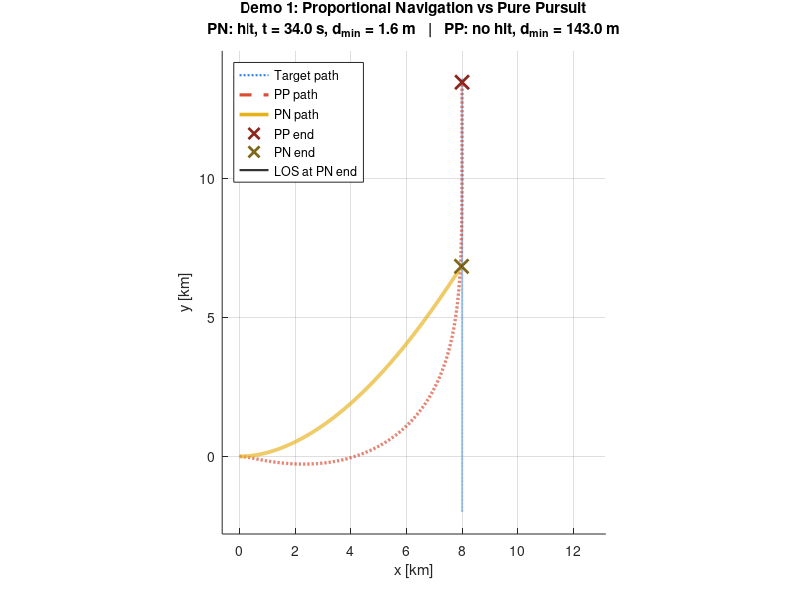

This figure's MATLAB source:
function sim1_pn_vs_pp_crossing()
% SIM1_PN_VS_PP_CROSSING
% ---------------------------------------------------------------
% Thesis Demo 1:
%   Proportional Navigation (PN) vs Pure Pursuit (PP) in a simple
%   crossing-target engagement.
%
% Purpose:
%   Demonstrates that PN guidance can intercept more efficiently than
%   pure pursuit under the same physical limits.
%
% Fairness:
%   Both chasers:
%       - start from the same initial position
%       - start with the same initial heading
%       - fly with the same constant speed
%       - use the same lateral acceleration limit
%       - use the same hit radius
%
%   The only difference is the guidance law:
%       PN: a_lat = N * Vc * lambda_dot
%       PP: turn toward the instantaneous line of sight
%
% Outputs:
%   - Figure: sim1_pn_vs_pp_crossing.png
%   - Console summary of intercept time, minimum separation, and path length
%
% Author:
%   Mehmet Barış Özçelik

clc; clear; close all;

%% ========================================================================
% 1. Scenario and parameters
% ========================================================================

% Time integration
DT = 0.02;      % [s] integration time step
T  = 60;        % [s] total simulation time

% Speeds
vm = 320;       % [m/s] chaser speed, shared by PN and PP
vt = 260;       % [m/s] target speed

% Guidance and physical limits
N     = 4.0;    % [-] PN navigation constant
amax  = 80;     % [m/s^2] lateral acceleration limit, shared by PN and PP
Rhit  = 20;     % [m] hit radius
Kpp   = 1.6;    % [-] PP heading-error gain

% Crossing geometry
xm   = 0;
ym   = 0;
thm  = 0;

xmPP  = xm;
ymPP  = ym;
thmPP = thm;

% Target starts ahead/right and moves upward
xt  = 8000;
yt  = -2000;
tht = pi/2;

%% ========================================================================
% 2. Helper functions and storage
% ========================================================================

LOS  = @(x1,y1,x2,y2) atan2(y2-y1, x2-x1);
wrap = @(a) atan2(sin(a), cos(a));
clip = @(x,lo,hi) min(max(x,lo),hi);

K = round(T/DT);

Mm = zeros(K+1,2);   % Proportional-navigation chaser positions
Mp = zeros(K+1,2);   % Pure-pursuit chaser positions
Tt = zeros(K+1,2);   % Target positions

Mm(1,:) = [xm,   ym];
Mp(1,:) = [xmPP, ymPP];
Tt(1,:) = [xt,   yt];

% Hit and minimum-separation bookkeeping
hitPN  = false;
hitPP  = false;

tPN = NaN;
tPP = NaN;

dminPN = inf;
dminPP = inf;

pminPN = [NaN NaN];
pminPP = [NaN NaN];

%% ========================================================================
% 3. Simulation loop
% ========================================================================

for k = 1:K

    % ---------------------------------------------------------------------
    % Target motion: constant velocity, straight line
    % ---------------------------------------------------------------------
    xtn = xt + vt*DT*cos(tht);
    ytn = yt + vt*DT*sin(tht);

    % ---------------------------------------------------------------------
    % Proportional-navigation chaser
    % ---------------------------------------------------------------------
    R = [xt - xm;
         yt - ym];

    Vrel = [vt*cos(tht) - vm*cos(thm);
            vt*sin(tht) - vm*sin(thm)];

    R2 = max(1e-9, R.'*R);

    lambda_dot = (R(1)*Vrel(2) - R(2)*Vrel(1)) / R2;
    Vc         = -(R.'*Vrel) / sqrt(R2);

    a_lat = clip(N * Vc * lambda_dot, -amax, amax);

    thm = thm + (a_lat/vm)*DT;

    xmn = xm + vm*DT*cos(thm);
    ymn = ym + vm*DT*sin(thm);

    % ---------------------------------------------------------------------
    % Pure-pursuit chaser
    % ---------------------------------------------------------------------
    lambdaPP = LOS(xmPP, ymPP, xt, yt);
    errPP    = wrap(lambdaPP - thmPP);

    w_cmd   = Kpp * errPP;
    a_latPP = clip(vm*w_cmd, -amax, amax);

    thmPP = thmPP + (a_latPP/vm)*DT;

    xmPPn = xmPP + vm*DT*cos(thmPP);
    ymPPn = ymPP + vm*DT*sin(thmPP);

    % ---------------------------------------------------------------------
    % Logging
    % ---------------------------------------------------------------------
    Mm(k+1,:) = [xmn,   ymn];
    Mp(k+1,:) = [xmPPn, ymPPn];
    Tt(k+1,:) = [xtn,   ytn];

    % Separation relative to updated target position
    dPN = hypot(xmn   - xtn, ymn   - ytn);
    dPP = hypot(xmPPn - xtn, ymPPn - ytn);

    if dPN < dminPN
        dminPN = dPN;
        pminPN = [xmn, ymn]; %#ok<NASGU>
    end

    if dPP < dminPP
        dminPP = dPP;
        pminPP = [xmPPn, ymPPn]; %#ok<NASGU>
    end

    if ~hitPN && dPN < Rhit
        hitPN = true;
        tPN   = k*DT;
    end

    if ~hitPP && dPP < Rhit
        hitPP = true;
        tPP   = k*DT;
    end

    % Advance states
    xm   = xmn;
    ym   = ymn;

    xmPP = xmPPn;
    ymPP = ymPPn;

    xt = xtn;
    yt = ytn;
end

%% ========================================================================
% 4. End indices and path lengths
% ========================================================================

kPNend = K+1;
if hitPN
    kPNend = min(K+1, round(tPN/DT)+1);
end

kPPend = K+1;
if hitPP
    kPPend = min(K+1, round(tPP/DT)+1);
end

plPN = traj_length(Mm(1:kPNend,:));
plPP = traj_length(Mp(1:kPPend,:));

%% ========================================================================
% 5. Console summary
% ========================================================================

fprintf('=== Demo 1: PN vs Pure Pursuit Crossing Engagement ===\n');
fprintf('Chaser speed     : v_m = %.1f m/s\n', vm);
fprintf('Target speed     : v_t = %.1f m/s\n', vt);
fprintf('Shared a_max     : %.1f m/s^2\n', amax);
fprintf('Hit radius       : %.1f m\n', Rhit);
fprintf('Fairness note    : PN and PP share speed, initial condition, and acceleration limit.\n');
fprintf('                   Only the guidance law differs.\n');

fprintf('\nIntercept times:\n');
fprintf('  PN : %s\n', tern(hitPN, sprintf('hit at t = %.2f s', tPN), 'no hit'));
fprintf('  PP : %s\n', tern(hitPP, sprintf('hit at t = %.2f s', tPP), 'no hit'));

fprintf('\nMinimum separation:\n');
fprintf('  PN : %.1f m\n', dminPN);
fprintf('  PP : %.1f m\n', dminPP);

fprintf('\nPath lengths:\n');
fprintf('  PN : %.1f m\n', plPN);
fprintf('  PP : %.1f m\n', plPP);
fprintf('  PP/PN path-length ratio: %.2f\n', plPP / max(plPN,1e-9));
fprintf('======================================================\n\n');

%% ========================================================================
% 6. Plotting
% ========================================================================

km = 1e-3;

allX = [Mm(:,1); Mp(:,1); Tt(:,1)];
allY = [Mm(:,2); Mp(:,2); Tt(:,2)];

dx = max(allX) - min(allX);
dy = max(allY) - min(allY);

margin = 0.05;

xlims = [min(allX)-margin*dx, max(allX)+margin*dx];
ylims = [min(allY)-margin*dy, max(allY)+margin*dy];

figure('Position',[110 110 980 640], 'Color','w');
hold on;
grid on;
axis equal;

% Target path
hTarget = plot(Tt(:,1)*km, Tt(:,2)*km, ':', ...
    'LineWidth',1.6, ...
    'Color',[0.2 0.5 0.9], ...
    'DisplayName','Target path');

% Pure pursuit path
hPPpath = plot(Mp(1:kPPend,1)*km, Mp(1:kPPend,2)*km, '--', ...
    'LineWidth',2.3, ...
    'Color',[0.85 0.3 0.2], ...
    'DisplayName','PP path');

% PN path
hPNpath = plot(Mm(1:kPNend,1)*km, Mm(1:kPNend,2)*km, '-', ...
    'LineWidth',2.6, ...
    'Color',[0.90 0.70 0.10], ...
    'DisplayName','PN path');

% End markers
hPPend = plot(Mp(kPPend,1)*km, Mp(kPPend,2)*km, 'x', ...
    'Color',[0.55 0.15 0.1], ...
    'LineWidth',2.0, ...
    'MarkerSize',10, ...
    'DisplayName','PP end');

hPNend = plot(Mm(kPNend,1)*km, Mm(kPNend,2)*km, 'x', ...
    'Color',[0.5 0.4 0.1], ...
    'LineWidth',2.0, ...
    'MarkerSize',10, ...
    'DisplayName','PN end');

% LOS from PN to target at PN end time
hLOS = plot([Mm(kPNend,1), Tt(kPNend,1)]*km, ...
            [Mm(kPNend,2), Tt(kPNend,2)]*km, '-', ...
            'Color',[0.2 0.2 0.2], ...
            'LineWidth',1.6, ...
            'DisplayName','LOS at PN end');

xlabel('x [km]');
ylabel('y [km]');

if hitPN
    ttlPN = sprintf('PN: hit, t = %.1f s, d_{min} = %.1f m', tPN, dminPN);
else
    ttlPN = sprintf('PN: no hit, d_{min} = %.1f m', dminPN);
end

if hitPP
    ttlPP = sprintf('PP: hit, t = %.1f s, d_{min} = %.1f m', tPP, dminPP);
else
    ttlPP = sprintf('PP: no hit, d_{min} = %.1f m', dminPP);
end

title({'Demo 1: Proportional Navigation vs Pure Pursuit', ...
       [ttlPN, '   |   ', ttlPP]});

xlim(xlims*km);
ylim(ylims*km);

legend([hTarget, hPPpath, hPNpath, hPPend, hPNend, hLOS], ...
       {'Target path', 'PP path', 'PN path', ...
        'PP end', 'PN end', 'LOS at PN end'}, ...
       'Location','northwest');

exportgraphics(gcf, 'sim1_pn_vs_pp_crossing.png', 'Resolution', 220);

end

%% ========================================================================
% Helper functions
% ========================================================================
function s = tern(c, a, b)

if c
    s = a;
else
    s = b;
end

end

% -------------------------------------------------------------------------
function L = traj_length(P)

if size(P,1) < 2
    L = 0;
else
    d = diff(P,1,1);
    L = sum(hypot(d(:,1), d(:,2)));
end

end
